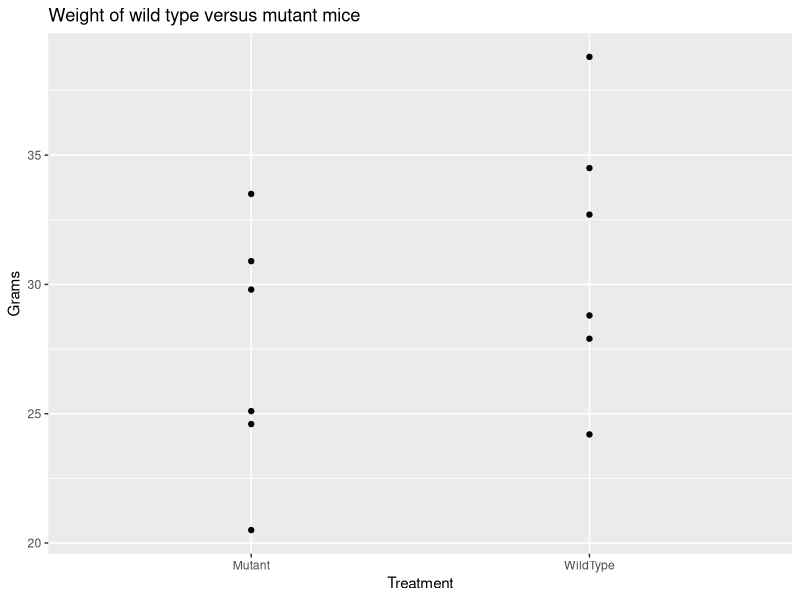
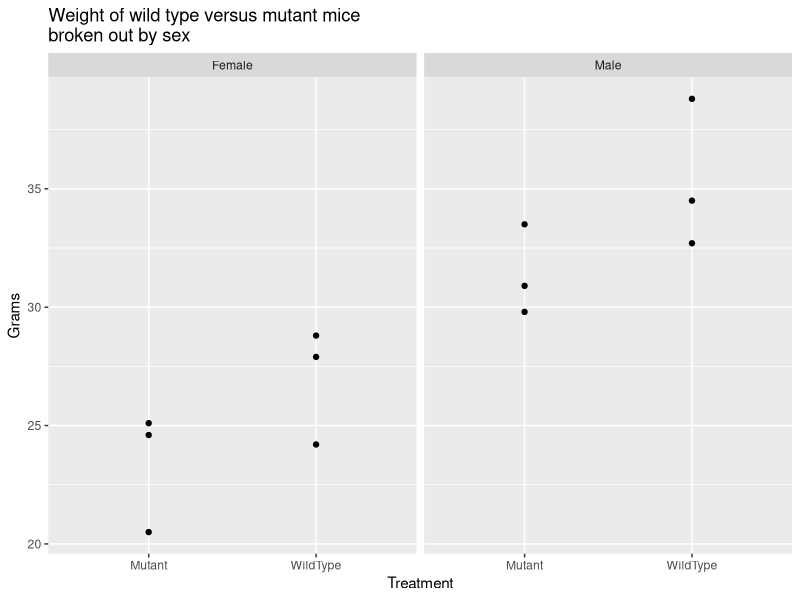
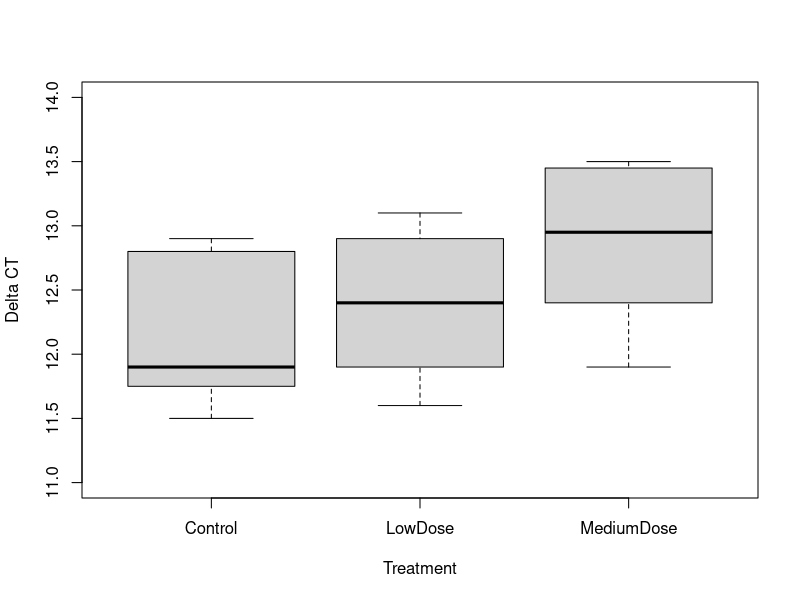
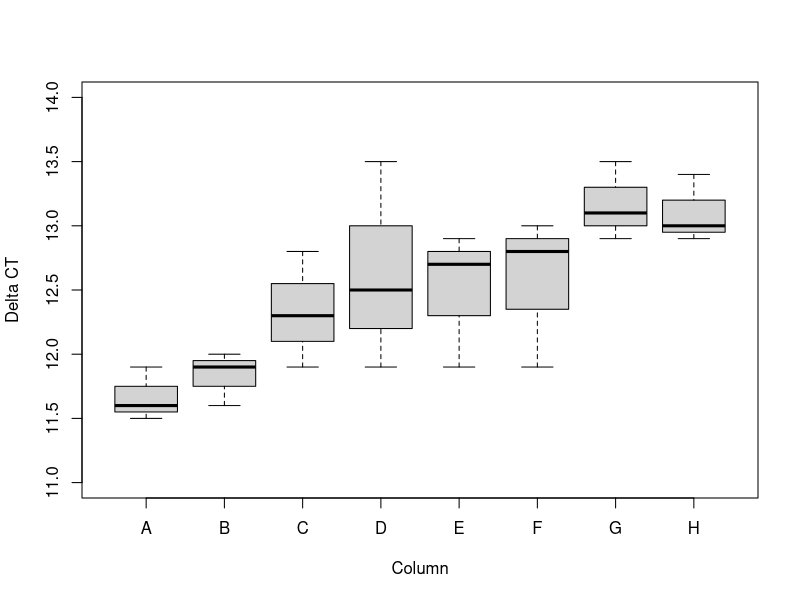

Write the R code that produced these figures, in order.
## ---- chunk 1
library(tidyverse) # For graphs and data manipulation

mutation.weight.data = tibble::tribble(
~Treatment, ~Sex, ~Grams,
  "WildType", "Female", 24.2,
  "WildType", "Female", 27.9,
  "WildType", "Female", 28.8,
  "WildType", "Male", 32.7,
  "WildType", "Male", 34.5,
  "WildType", "Male", 38.8,
  "Mutant", "Female", 20.5,
  "Mutant", "Female", 24.6,
  "Mutant", "Female", 25.1,
  "Mutant", "Male", 29.8,
  "Mutant", "Male", 30.9,
  "Mutant", "Male", 33.5
)
## ---- chunk 2
# Create the plot “Weight of wild type versus mutant mice”.
ggplot(mutation.weight.data, aes(y=Grams, x=Treatment)) + geom_point() + 
  ggtitle("Weight of wild type versus mutant mice") 
## ---- chunk 3
t.test(Grams ~ Treatment, var.equal=TRUE, data = mutation.weight.data)
## ---- chunk 4
summary(lm(Grams ~ Treatment, data = mutation.weight.data))
## ---- chunk 5
# Create the plot “Weight of wild type versus mutant mice broken out by sex”.

ggplot(mutation.weight.data, aes(y=Grams, x=Treatment)) + geom_point() +
  facet_wrap(~Sex) +
  ggtitle("Weight of wild type versus mutant mice  \nbroken out by sex") 
## ---- chunk 6
summary(lm(Grams ~ Treatment, data=subset(mutation.weight.data, Sex=="Male")))
## ---- chunk 7
summary(lm(Grams ~ Treatment, data=subset(mutation.weight.data, Sex=="Female")))
## ---- chunk 8
# Do the two-way ANOVA.
# Only change: add Grams ~ Sex + Treatment

summary(lm(Grams ~ Sex + Treatment, data= mutation.weight.data))
## ---- chunk 9
pcr.data = tibble::tribble(
  ~Treatment,    ~Column, ~DeltaCT,
  "Control",     "A",     11.5,
  "LowDose",     "A",     11.6,
  "MediumDose",  "A",     11.9,
  "Control",     "B",     11.6,
  "LowDose",     "B",     11.9,
  "MediumDose",  "B",     12.0,
  "Control",     "C",     11.9,
  "LowDose",     "C",     12.3,
  "MediumDose",  "C",     12.8,
  "Control",     "D",     11.9,
  "LowDose",     "D",     12.5,
  "MediumDose",  "D",     13.5,
  "Control",     "E",     12.7,
  "LowDose",     "E",     11.9,
  "MediumDose",  "E",     12.9,
  "Control",     "F",     11.9,
  "LowDose",     "F",     12.8,
  "MediumDose",  "F",     13.0,
  "Control",     "G",     12.9,
  "LowDose",     "G",     13.1,
  "MediumDose",  "G",     13.5,
  "Control",     "H",     12.9,
  "LowDose",     "H",     13.0,
  "MediumDose",  "H",     13.4
)
## ---- chunk 10
with(pcr.data, boxplot(DeltaCT ~ Treatment, xlab="Treatment", ylab = "Delta CT", ylim=c(11,14)))
## ---- chunk 11
# Do one-way ANOVA for DeltaCT ~ Treatment
lm.pcr.1factor = lm(DeltaCT ~ Treatment, data= pcr.data)
anova(lm.pcr.1factor)
## ---- chunk 12
with(pcr.data,
  boxplot(DeltaCT ~ Column, xlab="Column", ylab = "Delta CT", ylim=c(11,14)))
## ---- chunk 13
# Do two-way ANOVA, controlling for Column effect
lm.pcr.2factor = lm(DeltaCT ~ Treatment + Column , data= pcr.data)
anova(lm.pcr.2factor)
